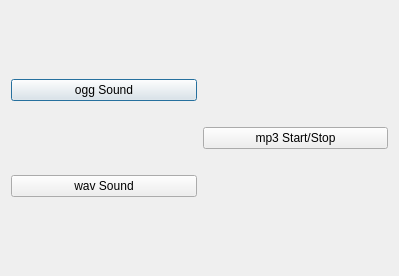
<?xml version="1.0" encoding="UTF-8"?>
<ui version="4.0">
 <class>PlayerDialog</class>
 <widget class="QDialog" name="PlayerDialog">
  <property name="geometry">
   <rect>
    <x>0</x>
    <y>0</y>
    <width>399</width>
    <height>276</height>
   </rect>
  </property>
  <property name="windowTitle">
   <string>PlayerDialog</string>
  </property>
  <layout class="QHBoxLayout" name="horizontalLayout">
   <item>
    <layout class="QVBoxLayout" name="verticalLayout">
     <item>
      <widget class="QPushButton" name="pb_ogg">
       <property name="text">
        <string>ogg Sound</string>
       </property>
      </widget>
     </item>
     <item>
      <widget class="QPushButton" name="pb_wav">
       <property name="text">
        <string>wav Sound</string>
       </property>
      </widget>
     </item>
    </layout>
   </item>
   <item>
    <widget class="QPushButton" name="pb_mp3">
     <property name="text">
      <string>mp3 Start/Stop</string>
     </property>
    </widget>
   </item>
  </layout>
 </widget>
 <layoutdefault spacing="6" margin="11"/>
 <resources/>
 <connections/>
</ui>
